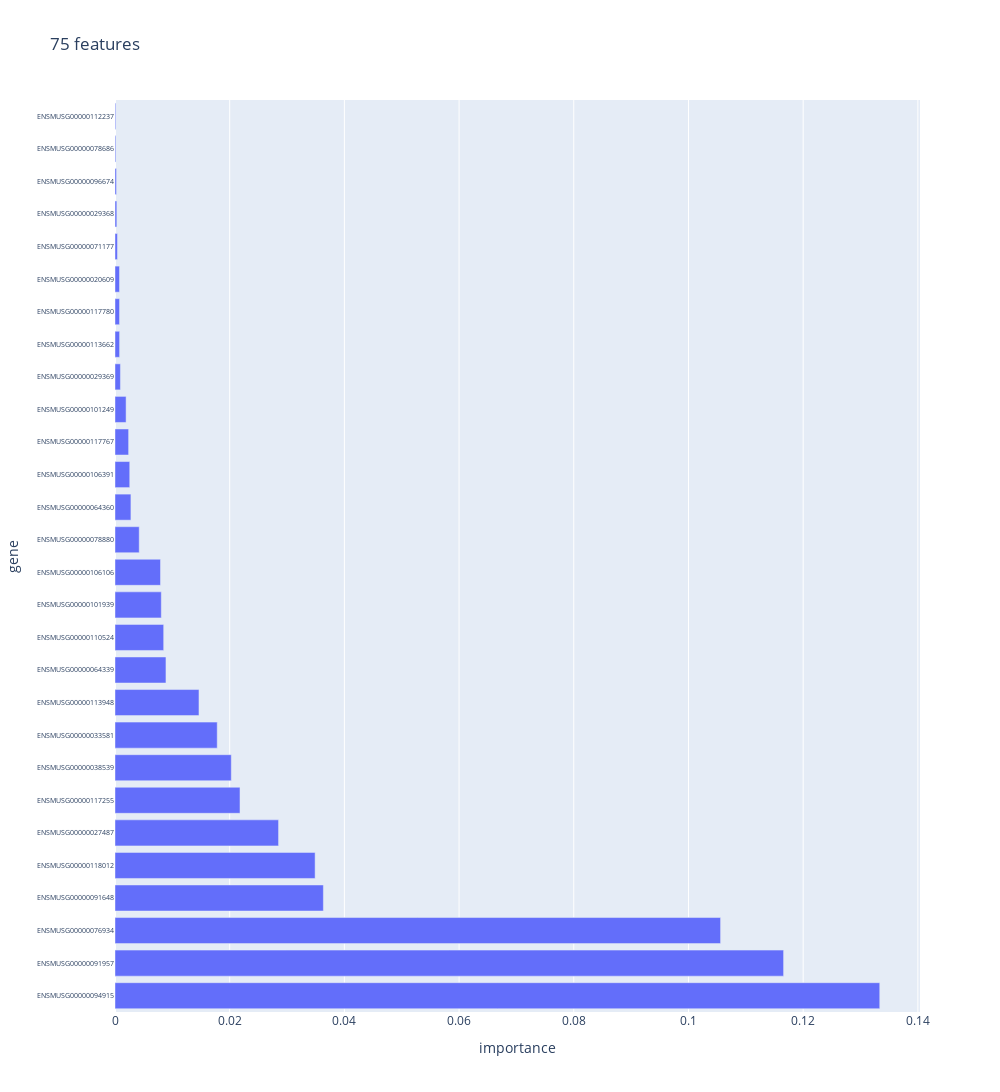

Notebook code for this chart:
### Code cell
plot_features(
    PhenotypeFeatureScorer(clf_mission, clf_strain).get_features(top_k=500, ignore_zeros=True)
)

### Figure 1 — Plotly figure (JSON) as saved in the notebook; plotly's stock layout.template omitted (floating-point values rounded to 4 significant figures)
{"data": [{"alignmentgroup": "True", "hovertemplate": "importance=%{x}<br>gene=%{y}<extra></extra>", "legendgroup": "", "marker": {"color": "#636efa", "pattern": {"shape": ""}}, "name": "", "offsetgroup": "", "orientation": "h", "showlegend": false, "textposition": "auto", "type": "bar", "x": [0.1334, 0.1166, 0.1056, 0.03634, 0.03489, 0.02852, 0.0218, 0.02028, 0.01783, 0.01464, 0.008886, 0.008489, 0.008074, 0.007936, 0.004223, 0.002775, 0.00257, 0.002375, 0.001934, 0.0009462, 0.0008037, 0.0007912, 0.0007874, 0.0004266, 0.00032, 0.0002596, 0.0001469, 0.0001331], "xaxis": "x", "y": ["ENSMUSG00000094915", "ENSMUSG00000091957", "ENSMUSG00000076934", "ENSMUSG00000091648", "ENSMUSG00000118012", "ENSMUSG00000027487", "ENSMUSG00000117255", "ENSMUSG00000038539", "ENSMUSG00000033581", "ENSMUSG00000113948", "ENSMUSG00000064339", "ENSMUSG00000110524", "ENSMUSG00000101939", "ENSMUSG00000106106", "ENSMUSG00000078880", "ENSMUSG00000064360", "ENSMUSG00000106391", "ENSMUSG00000117767", "ENSMUSG00000101249", "ENSMUSG00000029369", "ENSMUSG00000113662", "ENSMUSG00000117780", "ENSMUSG00000020609", "ENSMUSG00000071177", "ENSMUSG00000029368", "ENSMUSG00000096674", "ENSMUSG00000078686", "ENSMUSG00000112237"], "yaxis": "y"}], "layout": {"barmode": "relative", "height": 1600, "legend": {"tracegroupgap": 0}, "title": {"text": "75 features"}, "width": 1000, "xaxis": {"anchor": "y", "domain": [0, 1], "title": {"text": "importance"}}, "yaxis": {"anchor": "x", "domain": [0, 1], "tickfont": {"size": 7}, "title": {"text": "gene"}}}}
